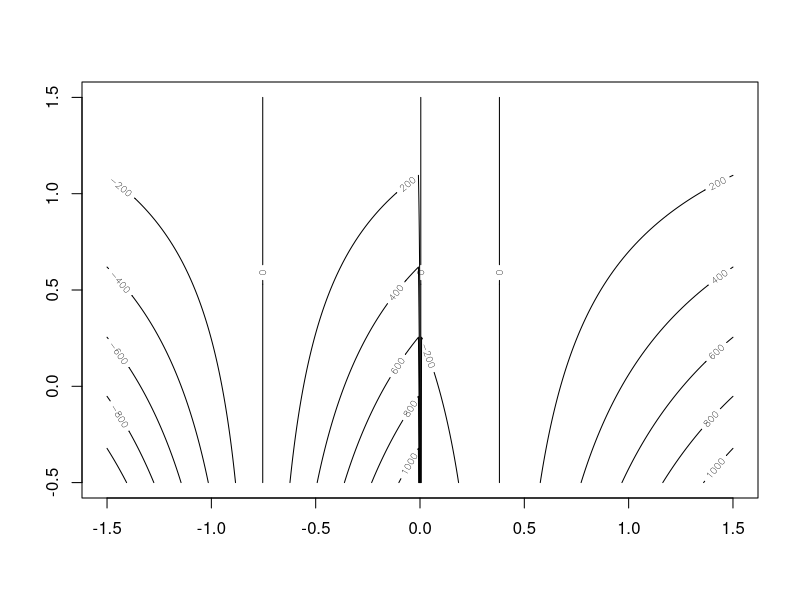
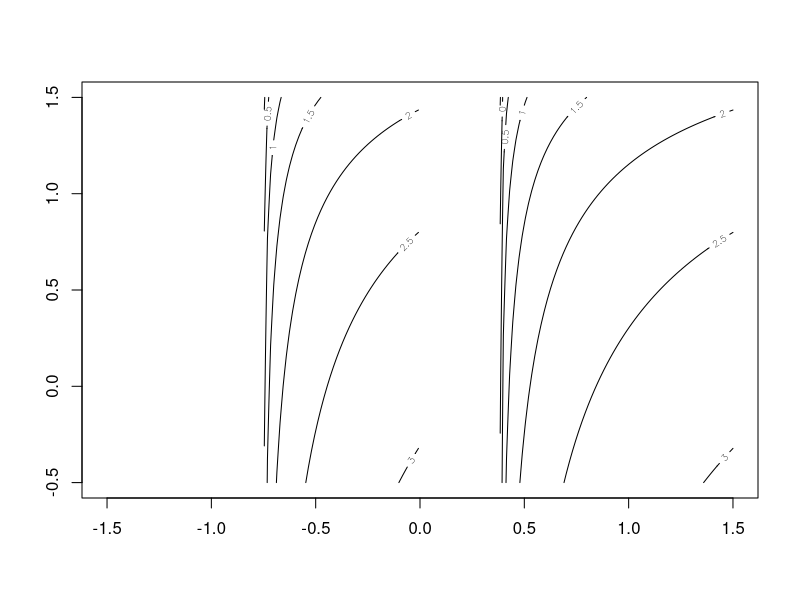
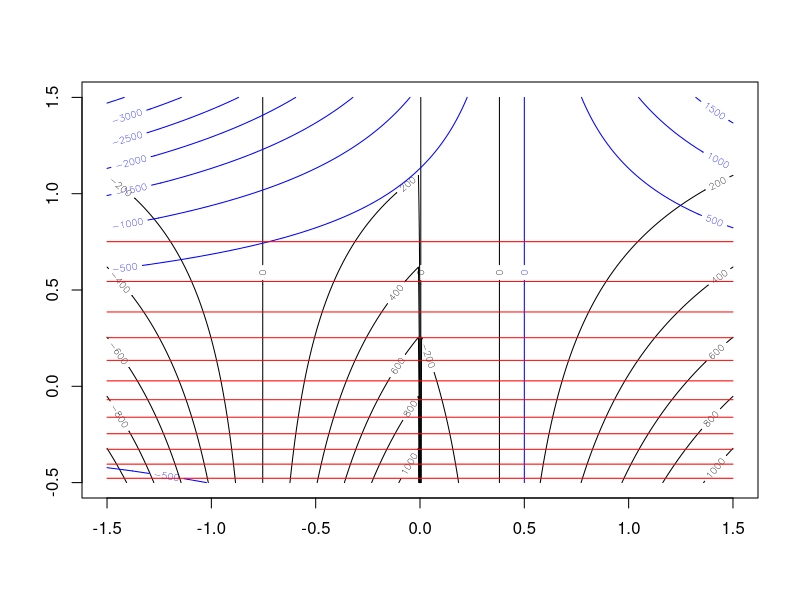
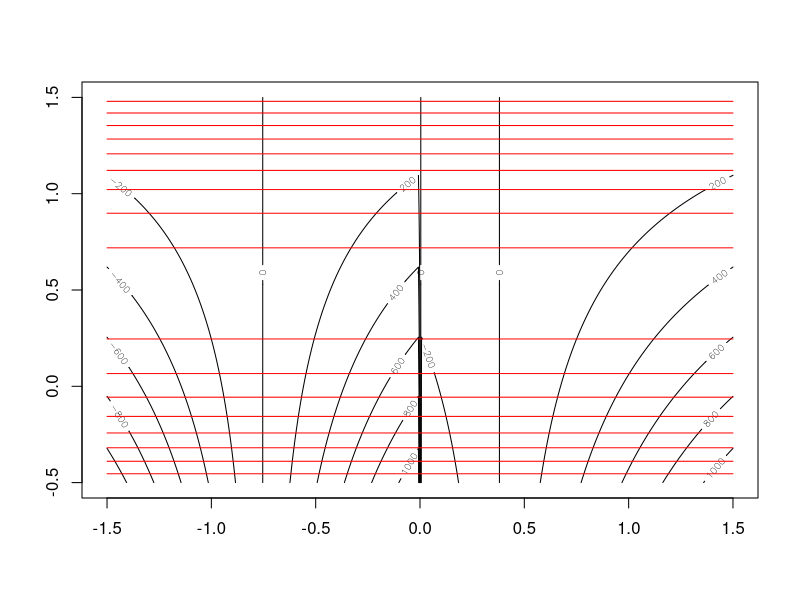

Source code (R) for these figures, in order:
#' ###
#' APTS 4. "Some exercises"
#' ###

rm(list=ls())

# Question 6 --------------------------------------------------------------

# a) ----

rb <- function(x,z){
  if(length(x) != length(z)){
    stop("Must supply equal length vectors x and z")
  }
  f <- c()
  for(i in 1:length(x)){
    f[i] <- 100 * (z[i] - x[1]^2)^2 + (1 - x[i])^2
  }
  return(f)
}

# b) ----
x <- seq(-1.5, 1.5, length.out = 100)
z <- seq(-0.5, 1.5, length.out = 100)
f <- rb(x,z)

f <- outer(c(x,z), f)

# I have no clue if this is correct!
contour(x = seq(-1.5, 1.5, length.out = nrow(f)),
        y = seq(-0.5, 1.5, length.out = ncol(f)),
        z = f)

# c) ----
contour(x = seq(-1.5, 1.5, length.out = nrow(f)),
        y = seq(-0.5, 1.5, length.out = ncol(f)),
        z = log10(f),
        xlim = c(-1.5, 1.5),
        ylim = c(-0.5, 1.5))
# Looks worse?

# d) ----

rb.grad <- function(x,z){
  
  dfdx <- 2 * (200 * x^3 - 200 * x * z + x - 1)
  dfdz <- 200 * (z - x^2)
  
  return(c(dfdx, dfdz))
}

test <- data.frame(x,z)
rb.grad(test$x, test$z)

# e) ----
delta <- 1e-7
(rb(x+delta,rep(1,100))-rb(x,rep(1,100)))/delta
rb.grad(x[2], 1)
# Doesn't seem to work past first one for some reason.
# How hold Z constant?

# f) ----
rb.hess <- function(x,z){
  h11 <- 2 * (600 * x^2 - 200 * z + 1) # d2fdx2
  h21 <- h12 <- -400 * x #d2fdxdz
  h22 <- 200 #d2fdz2
  hess <- matrix(c(h11, h12, h21, h22), 2, 2, byrow = T)
  return(hess)
}
rb.hess(x[1],z[1])

# g) Skip for now ----

# h) ----

# Function that provies MV Taylor Expansion
# a = x*, b = z*
q6h <- function(a, b){
  fab <- rb(a, b) 
  # Grad
  fxab <- rb.grad(a, b)[1]
  fzab <- rb.grad(a, b)[2]
  # Hessian
  hess <- rb.hess(a, b)
  fxxab <- hess[1,1]
  fzzab <- hess[2,2]
  fxzab <- fzxab <- hess[1,2]
  Q <- fab + fxab * (x-a) + fzab * (z-b) + 
    .5 * (fxxab*(x-a)^2 + 2*fxzab*(x-a)*(z-b)+fzzab*(z-b)^2)
  
  #contour(x = a, y = b, z = Q, add = T)
  
  return(Q)
}

# And add plotting function (cant figure out how to put this in above step)
q6hplot <- function(a, b, colour = "red"){
  eval.fn <- q6h(a,b)
  outer.fn <- outer(c(a, b), eval.fn)
  contour(x = seq(-1.5, 1.5, length.out = nrow(outer.fn)),
          y = seq(-0.5, 1.5, length.out = ncol(outer.fn)),
          z = outer.fn, add = T, col = colour)
}

# i) ----

# Re-run this to get base plot
basecontour <- function(){
  dev.off()
  contour(x = seq(-1.5, 1.5, length.out = nrow(f)),
  y = seq(-0.5, 1.5, length.out = ncol(f)),
  z = f, col = "black")
}

basecontour()
q6hplot(-1, 0.5, "blue")
q6hplot(0, 0, "magenta")
q6hplot(1, 1, "red")

# j) ----
basecontour()
q6hplot(.5,.5)
